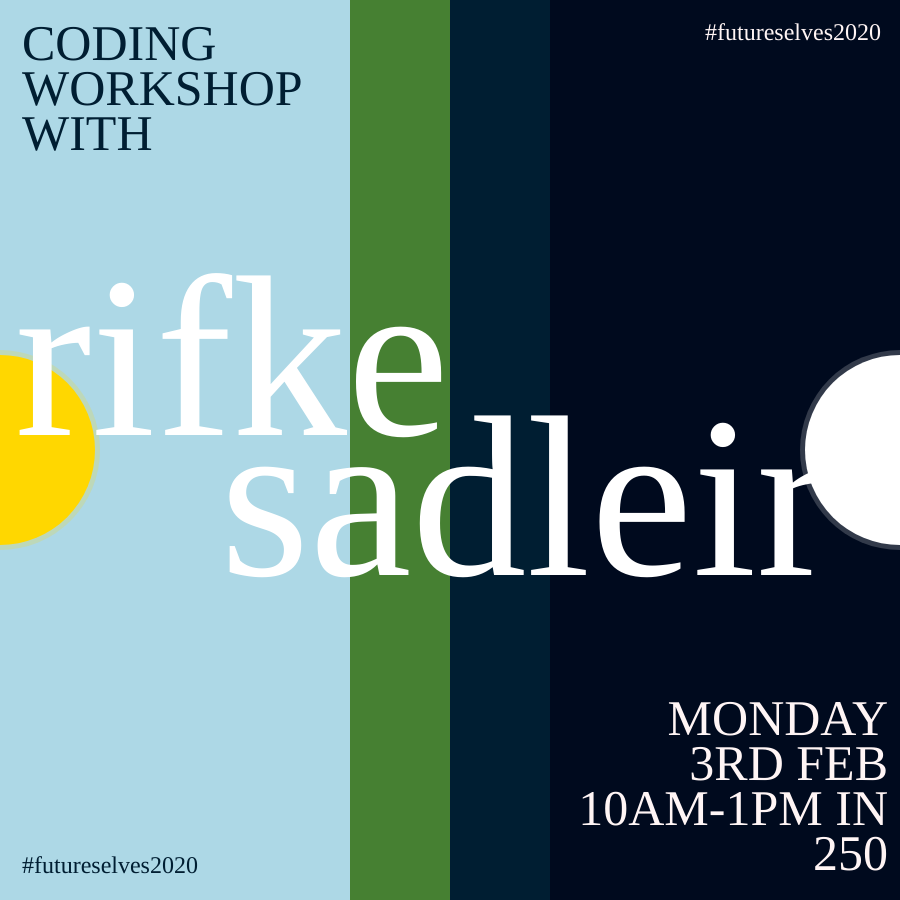
Frame 1 (no input)
Frame 60 (no input): identical to frame 1, image omitted
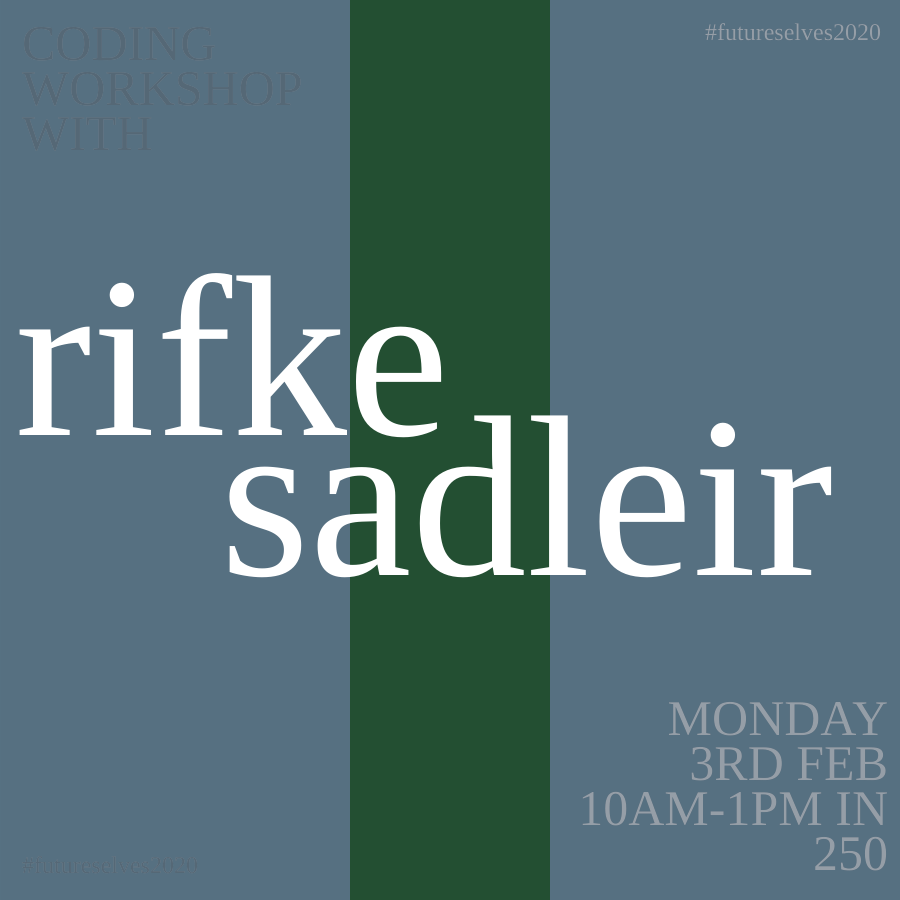
Frame 120 (the mouse pressed at the canvas centre since frame 60)

The p5.js sketch that drew these frames (run headless with seeded random() and noise() and a simulated clock; from frame 60 on, the mouse is pressed at the canvas centre):

// p5.js sketch
// ── sketch.js
var col = 0;
let a = 'rifke'
let a1 = 'sadleir'
let b = 'CODING WORKSHOP WITH'
let c = 'MONDAY 3RD FEB 10AM-1PM IN 250'
let d = '#futureselves2020'


function setup() {
  createCanvas(900, 900);
  noCursor();

}

function draw() {
  col = map(mouseX, 0, 900, 0, 255);
  background('lightblue');
  noStroke();

  fill(0, 10, 30, col);
  rect(-1,-1,451,1001);

  fill(0, 10, 30, 255-col);
  rect(450,-1,450,1001);

  fill(255, 215, 0);
  ellipse(mouseX, 450, 190);
  fill(255, 215, 0, 50);
  ellipse(mouseX, 450, 200);
  fill('white');
  ellipse(900-mouseX, 450, 190);
  fill(255, 50);
  ellipse(900-mouseX, 450, 200);

  fill(70, 128, 50);
  rect(350,-2,200,1000);

  fill(0, 30, 50, 255-col);
  rect(450,-1,100,1001);

  fill(0, 30, 50, col);
  rect(350,-1,100,1001);

  textFont('Optima');
  textStyle();
  textAlign(LEFT);
  textSize(50);
  textLeading(45);
  fill(255, 245, 245, col);
  text(b,22,22,350,1000);
  fill(0, 30, 50, 255-col);
  text(b,22,22,350,1000);

  textSize(24);
  fill(255, 245, 245, col);
  text(d,22,855,350,1000);
  fill(0, 30, 50, 255-col);
  text(d,22,855,350,1000);


  textSize(230);
  fill(255);
  text(a,15,260,350,1000);
  text(a1,220,400,350,1000);


  textAlign(RIGHT);
  textSize(50);
  textLeading(45);
  fill(0, 30, 50, col);
  text(c,560,697,328,1000);
  fill(255, 245, 245, 255-col);
  text(c,560,697,328,1000);

  textSize(24);
  textLeading(45);
  fill(0, 30, 50, col);
  text(d,553,22,328,1000);
  fill(255, 245, 245, 255-col);
  text(d,553,22,328,1000);


}
